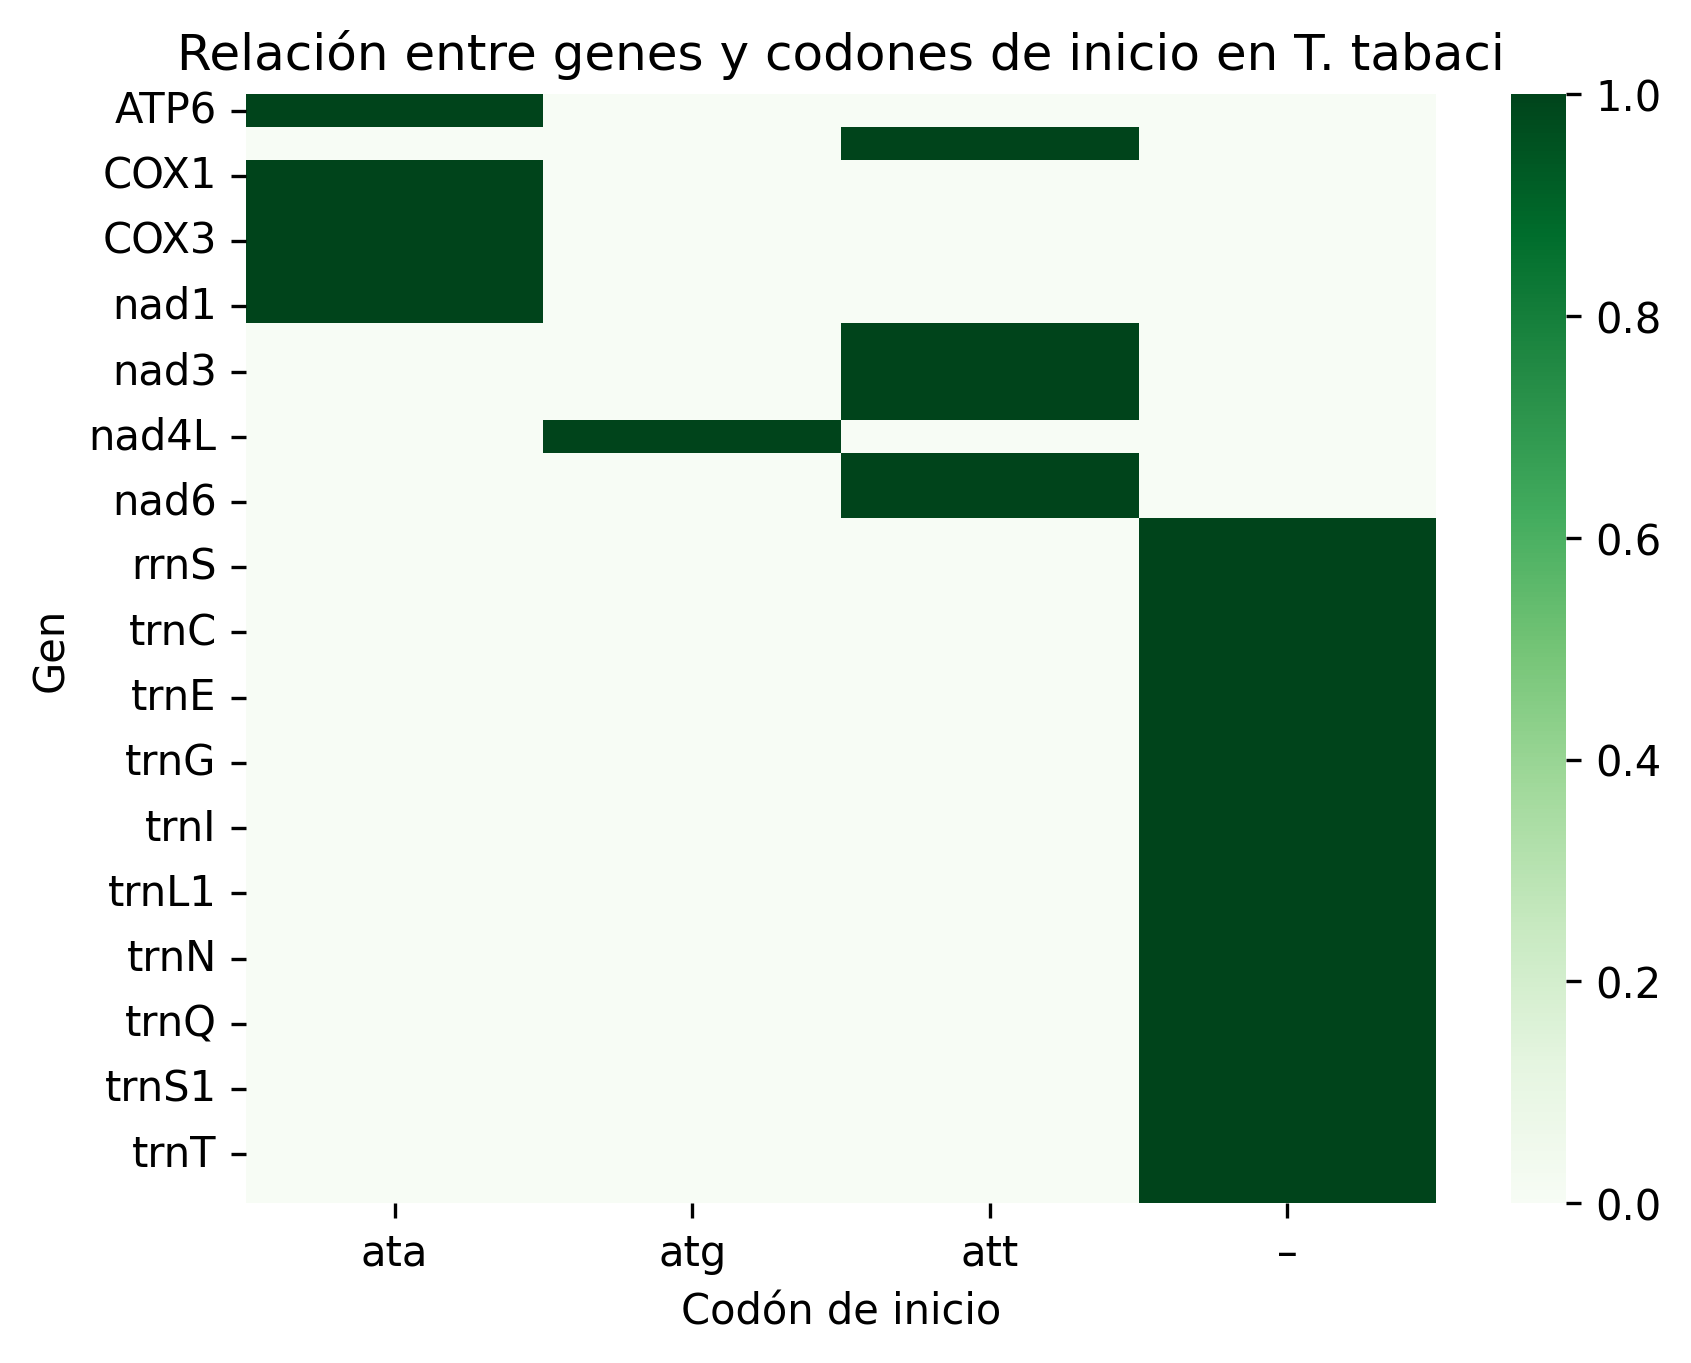

Write Python code to recreate this figure.
import pandas as pd
import seaborn as sns
import matplotlib.pyplot as plt

df = pd.read_csv('./datos/datosThrips.tsv', sep='\t')
tabla = pd.crosstab(df["Gene Name"], df["Codon Start"])

sns.heatmap(tabla,
            cmap='Greens',
            cbar=True)
plt.title("Relación entre genes y codones de inicio en T. tabaci")
plt.xlabel("Codón de inicio")
plt.ylabel("Gen")
plt.savefig('heatmap_thrips.png', dpi=300, bbox_inches='tight')
plt.show()